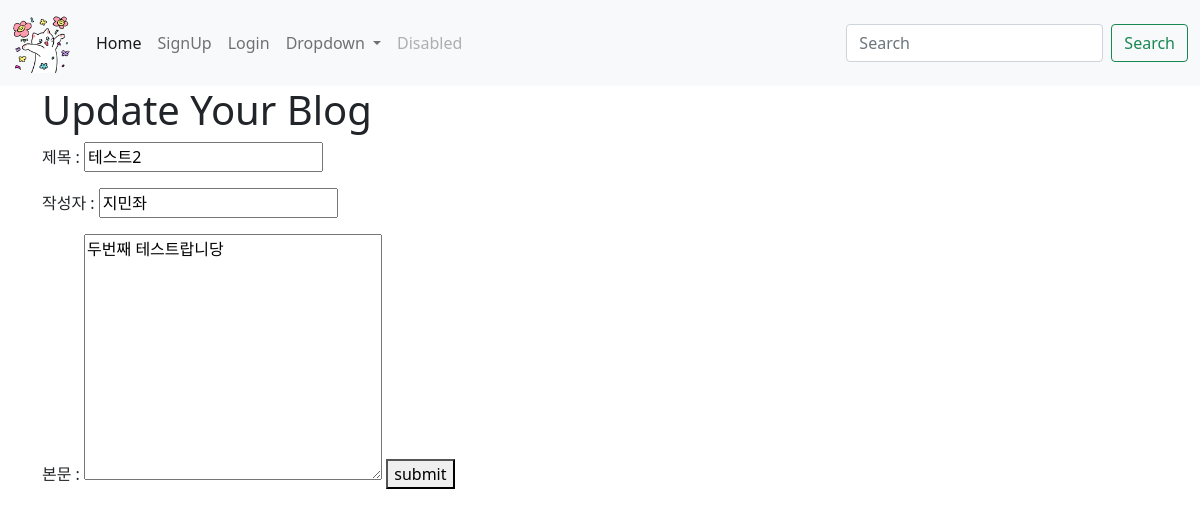
Page /main/edit/2 on the earlier database version.
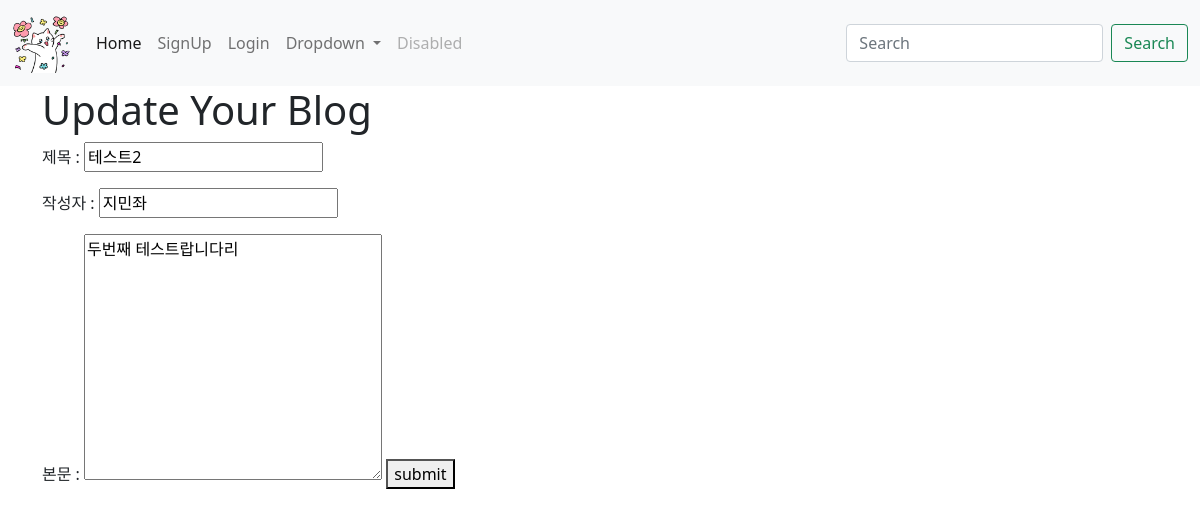
Same page on the later database version.
### main/models.py (models this page shows, shortened)
class Blog(models.Model) : #import해온 models를 가져옴
    title = models.CharField(max_length=200) #models를 가져오는데 character field의 최대 길이가 200개
    writer = models.CharField(max_length=100)
    pub_date = models.DateTimeField() #작성한 시간을 나타내는
    body = models.TextField() #게시물의 내용
    image = models.ImageField(upload_to = "main/", blank=True, null=True)

### main/views.py (the view)
# urls.py: path('edit/<str:id>', edit, name="edit"),
def edit(request, id):
    edit_blog = Blog.objects.get(id=id)
    return render(request, 'edit.html', {'blog': edit_blog})

### main/templates/edit.html (shortened to what this page needs)
{% extends 'base.html' %}
{% block content %}
<h1>Update Your Blog</h1>
<form action="{% url 'update' blog.id %}" method="post">
    <p>제목 : <input type="text" name="title" value="{{blog.title}}"></p>
    <p>작성자 : <input type="text" name="writer" value="{{blog.writer}}"></p>
    본문 : <textarea name="body" id="" cols="30" rows="10">{{blog.body}}</textarea>
    <button type="submit">submit</button>
</form>
{% endblock %}

Differences in the rows shown:
changed Blog "테스트2": body "두번째 테스트랍니당" → "두번째 테스트랍니다리"
